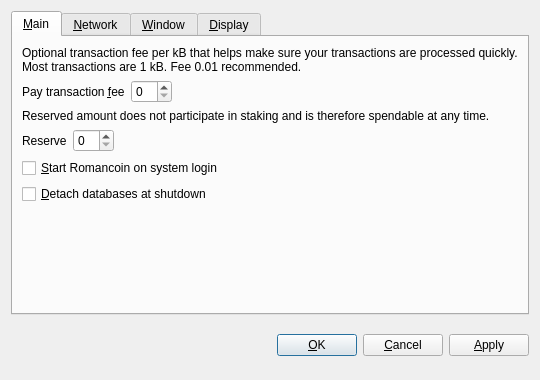
<?xml version="1.0" encoding="UTF-8"?>
<ui version="4.0">
 <class>OptionsDialog</class>
 <widget class="QDialog" name="OptionsDialog">
  <property name="geometry">
   <rect>
    <x>0</x>
    <y>0</y>
    <width>540</width>
    <height>380</height>
   </rect>
  </property>
  <property name="windowTitle">
   <string>Options</string>
  </property>
  <property name="modal">
   <bool>true</bool>
  </property>
  <layout class="QVBoxLayout" name="verticalLayout">
   <item>
    <widget class="QTabWidget" name="tabWidget">
     <property name="tabPosition">
      <enum>QTabWidget::North</enum>
     </property>
     <property name="currentIndex">
      <number>0</number>
     </property>
     <widget class="QWidget" name="tabMain">
      <attribute name="title">
       <string>&amp;Main</string>
      </attribute>
      <layout class="QVBoxLayout" name="verticalLayout_Main">
       <item>
        <widget class="QLabel" name="transactionFeeInfoLabel">
         <property name="text">
          <string>Optional transaction fee per kB that helps make sure your transactions are processed quickly. Most transactions are 1 kB. Fee 0.01 recommended.</string>
         </property>
         <property name="textFormat">
          <enum>Qt::PlainText</enum>
         </property>
         <property name="wordWrap">
          <bool>true</bool>
         </property>
        </widget>
       </item>
       <item>
        <layout class="QHBoxLayout" name="horizontalLayoutFee">
         <item>
          <widget class="QLabel" name="transactionFeeLabel">
           <property name="text">
            <string>Pay transaction &amp;fee</string>
           </property>
           <property name="textFormat">
            <enum>Qt::PlainText</enum>
           </property>
           <property name="buddy">
            <cstring>transactionFee</cstring>
           </property>
          </widget>
         </item>
         <item>
          <widget class="BitcoinAmountField" name="transactionFee"/>
         </item>
         <item>
          <spacer name="horizontalSpacerFee">
           <property name="orientation">
            <enum>Qt::Horizontal</enum>
           </property>
           <property name="sizeHint" stdset="0">
            <size>
             <width>40</width>
             <height>20</height>
            </size>
           </property>
          </spacer>
         </item>
        </layout>
       </item>
       <item>
        <widget class="QLabel" name="reserveBalanceInfoLabel">
         <property name="text">
          <string>Reserved amount does not participate in staking and is therefore spendable at any time.</string>
         </property>
         <property name="textFormat">
          <enum>Qt::PlainText</enum>
         </property>
         <property name="wordWrap">
          <bool>true</bool>
         </property>
        </widget>
       </item>
       <item>
        <layout class="QHBoxLayout" name="horizontalLayoutReserveBalance">
         <item>
          <widget class="QLabel" name="reserveBalanceLabel">
           <property name="text">
            <string>Reserve</string>
           </property>
           <property name="textFormat">
            <enum>Qt::PlainText</enum>
           </property>
           <property name="buddy">
            <cstring>reserveBalance</cstring>
           </property>
          </widget>
         </item>
         <item>
          <widget class="BitcoinAmountField" name="reserveBalance"/>
         </item>
         <item>
          <spacer name="horizontalSpacerReserveBalance">
           <property name="orientation">
            <enum>Qt::Horizontal</enum>
           </property>
           <property name="sizeHint" stdset="0">
            <size>
             <width>40</width>
             <height>20</height>
            </size>
           </property>
          </spacer>
         </item>
        </layout>
       </item>
       <item>
        <widget class="QCheckBox" name="bitcoinAtStartup">
         <property name="toolTip">
          <string>Automatically start Romancoin after logging in to the system.</string>
         </property>
         <property name="text">
          <string>&amp;Start Romancoin on system login</string>
         </property>
        </widget>
       </item>
       <item>
        <widget class="QCheckBox" name="detachDatabases">
         <property name="toolTip">
          <string>Detach block and address databases at shutdown. This means they can be moved to another data directory, but it slows down shutdown. The wallet is always detached.</string>
         </property>
         <property name="text">
          <string>&amp;Detach databases at shutdown</string>
         </property>
        </widget>
       </item>
       <item>
        <spacer name="verticalSpacer_Main">
         <property name="orientation">
          <enum>Qt::Vertical</enum>
         </property>
         <property name="sizeHint" stdset="0">
          <size>
           <width>20</width>
           <height>40</height>
          </size>
         </property>
        </spacer>
       </item>
      </layout>
     </widget>
     <widget class="QWidget" name="tabNetwork">
      <attribute name="title">
       <string>&amp;Network</string>
      </attribute>
      <layout class="QVBoxLayout" name="verticalLayout_Network">
       <item>
        <widget class="QCheckBox" name="mapPortUpnp">
         <property name="toolTip">
          <string>Automatically open the Romancoin client port on the router. This only works when your router supports UPnP and it is enabled.</string>
         </property>
         <property name="text">
          <string>Map port using &amp;UPnP</string>
         </property>
        </widget>
       </item>
       <item>
        <widget class="QCheckBox" name="connectSocks">
         <property name="toolTip">
          <string>Connect to the Romancoin network through a SOCKS proxy (e.g. when connecting through Tor).</string>
         </property>
         <property name="text">
          <string>&amp;Connect through SOCKS proxy:</string>
         </property>
        </widget>
       </item>
       <item>
        <layout class="QHBoxLayout" name="horizontalLayout_Network">
         <item>
          <widget class="QLabel" name="proxyIpLabel">
           <property name="text">
            <string>Proxy &amp;IP:</string>
           </property>
           <property name="textFormat">
            <enum>Qt::PlainText</enum>
           </property>
           <property name="buddy">
            <cstring>proxyIp</cstring>
           </property>
          </widget>
         </item>
         <item>
          <widget class="QValidatedLineEdit" name="proxyIp">
           <property name="maximumSize">
            <size>
             <width>140</width>
             <height>16777215</height>
            </size>
           </property>
           <property name="toolTip">
            <string>IP address of the proxy (e.g. 127.0.0.1)</string>
           </property>
          </widget>
         </item>
         <item>
          <widget class="QLabel" name="proxyPortLabel">
           <property name="text">
            <string>&amp;Port:</string>
           </property>
           <property name="textFormat">
            <enum>Qt::PlainText</enum>
           </property>
           <property name="buddy">
            <cstring>proxyPort</cstring>
           </property>
          </widget>
         </item>
         <item>
          <widget class="QLineEdit" name="proxyPort">
           <property name="maximumSize">
            <size>
             <width>55</width>
             <height>16777215</height>
            </size>
           </property>
           <property name="toolTip">
            <string>Port of the proxy (e.g. 9050)</string>
           </property>
          </widget>
         </item>
         <item>
          <widget class="QLabel" name="socksVersionLabel">
           <property name="text">
            <string>SOCKS &amp;Version:</string>
           </property>
           <property name="textFormat">
            <enum>Qt::PlainText</enum>
           </property>
           <property name="buddy">
            <cstring>socksVersion</cstring>
           </property>
          </widget>
         </item>
         <item>
          <widget class="QValueComboBox" name="socksVersion">
           <property name="toolTip">
            <string>SOCKS version of the proxy (e.g. 5)</string>
           </property>
          </widget>
         </item>
         <item>
          <spacer name="horizontalSpacer_Network">
           <property name="orientation">
            <enum>Qt::Horizontal</enum>
           </property>
           <property name="sizeHint" stdset="0">
            <size>
             <width>40</width>
             <height>20</height>
            </size>
           </property>
          </spacer>
         </item>
        </layout>
       </item>
       <item>
        <spacer name="verticalSpacer_Network">
         <property name="orientation">
          <enum>Qt::Vertical</enum>
         </property>
         <property name="sizeHint" stdset="0">
          <size>
           <width>20</width>
           <height>40</height>
          </size>
         </property>
        </spacer>
       </item>
      </layout>
     </widget>
     <widget class="QWidget" name="tabWindow">
      <attribute name="title">
       <string>&amp;Window</string>
      </attribute>
      <layout class="QVBoxLayout" name="verticalLayout_Window">
       <item>
        <widget class="QCheckBox" name="minimizeToTray">
         <property name="toolTip">
          <string>Show only a tray icon after minimizing the window.</string>
         </property>
         <property name="text">
          <string>&amp;Minimize to the tray instead of the taskbar</string>
         </property>
        </widget>
       </item>
       <item>
        <widget class="QCheckBox" name="minimizeOnClose">
         <property name="toolTip">
          <string>Minimize instead of exit the application when the window is closed. When this option is enabled, the application will be closed only after selecting Quit in the menu.</string>
         </property>
         <property name="text">
          <string>M&amp;inimize on close</string>
         </property>
        </widget>
       </item>
       <item>
        <spacer name="verticalSpacer_Window">
         <property name="orientation">
          <enum>Qt::Vertical</enum>
         </property>
         <property name="sizeHint" stdset="0">
          <size>
           <width>20</width>
           <height>40</height>
          </size>
         </property>
        </spacer>
       </item>
      </layout>
     </widget>
     <widget class="QWidget" name="tabDisplay">
      <attribute name="title">
       <string>&amp;Display</string>
      </attribute>
      <layout class="QVBoxLayout" name="verticalLayout_Display">
       <item>
        <layout class="QHBoxLayout" name="horizontalLayout_1_Display">
         <item>
          <widget class="QLabel" name="langLabel">
           <property name="text">
            <string>User Interface &amp;language:</string>
           </property>
           <property name="textFormat">
            <enum>Qt::PlainText</enum>
           </property>
           <property name="buddy">
            <cstring>lang</cstring>
           </property>
          </widget>
         </item>
         <item>
          <widget class="QValueComboBox" name="lang">
           <property name="toolTip">
            <string>The user interface language can be set here. This setting will take effect after restarting Romancoin.</string>
           </property>
          </widget>
         </item>
        </layout>
       </item>
       <item>
        <layout class="QHBoxLayout" name="horizontalLayout_2_Display">
         <item>
          <widget class="QLabel" name="unitLabel">
           <property name="text">
            <string>&amp;Unit to show amounts in:</string>
           </property>
           <property name="textFormat">
            <enum>Qt::PlainText</enum>
           </property>
           <property name="buddy">
            <cstring>unit</cstring>
           </property>
          </widget>
         </item>
         <item>
          <widget class="QValueComboBox" name="unit">
           <property name="toolTip">
            <string>Choose the default subdivision unit to show in the interface and when sending coins.</string>
           </property>
          </widget>
         </item>
        </layout>
       </item>
       <item>
        <widget class="QCheckBox" name="displayAddresses">
         <property name="toolTip">
          <string>Whether to show Romancoin addresses in the transaction list or not.</string>
         </property>
         <property name="text">
          <string>&amp;Display addresses in transaction list</string>
         </property>
        </widget>
       </item>
       <item>
        <widget class="QCheckBox" name="coinControlFeatures">
         <property name="toolTip">
          <string>Whether to show coin control features or not.</string>
         </property>
         <property name="text">
          <string>Display coin &amp;control features (experts only!)</string>
         </property>
        </widget>
       </item>
       <item>
        <spacer name="verticalSpacer_Display">
         <property name="orientation">
          <enum>Qt::Vertical</enum>
         </property>
         <property name="sizeHint" stdset="0">
          <size>
           <width>20</width>
           <height>40</height>
          </size>
         </property>
        </spacer>
       </item>
      </layout>
     </widget>
    </widget>
   </item>
   <item>
    <layout class="QHBoxLayout" name="horizontalLayout_Buttons">
     <item>
      <spacer name="horizontalSpacer_1">
       <property name="orientation">
        <enum>Qt::Horizontal</enum>
       </property>
       <property name="sizeHint" stdset="0">
        <size>
         <width>40</width>
         <height>48</height>
        </size>
       </property>
      </spacer>
     </item>
     <item>
      <widget class="QLabel" name="statusLabel">
       <property name="font">
        <font>
         <weight>75</weight>
         <bold>true</bold>
        </font>
       </property>
       <property name="text">
        <string/>
       </property>
       <property name="textFormat">
        <enum>Qt::PlainText</enum>
       </property>
       <property name="wordWrap">
        <bool>true</bool>
       </property>
      </widget>
     </item>
     <item>
      <spacer name="horizontalSpacer_2">
       <property name="orientation">
        <enum>Qt::Horizontal</enum>
       </property>
       <property name="sizeHint" stdset="0">
        <size>
         <width>40</width>
         <height>48</height>
        </size>
       </property>
      </spacer>
     </item>
     <item>
      <widget class="QPushButton" name="okButton">
       <property name="text">
        <string>&amp;OK</string>
       </property>
      </widget>
     </item>
     <item>
      <widget class="QPushButton" name="cancelButton">
       <property name="text">
        <string>&amp;Cancel</string>
       </property>
       <property name="autoDefault">
        <bool>false</bool>
       </property>
      </widget>
     </item>
     <item>
      <widget class="QPushButton" name="applyButton">
       <property name="text">
        <string>&amp;Apply</string>
       </property>
       <property name="autoDefault">
        <bool>false</bool>
       </property>
      </widget>
     </item>
    </layout>
   </item>
  </layout>
 </widget>
 <customwidgets>
  <customwidget>
   <class>BitcoinAmountField</class>
   <extends>QSpinBox</extends>
   <header>bitcoinamountfield.h</header>
  </customwidget>
  <customwidget>
   <class>QValueComboBox</class>
   <extends>QComboBox</extends>
   <header>qvaluecombobox.h</header>
  </customwidget>
  <customwidget>
   <class>QValidatedLineEdit</class>
   <extends>QLineEdit</extends>
   <header>qvalidatedlineedit.h</header>
  </customwidget>
 </customwidgets>
 <resources/>
 <connections/>
</ui>
